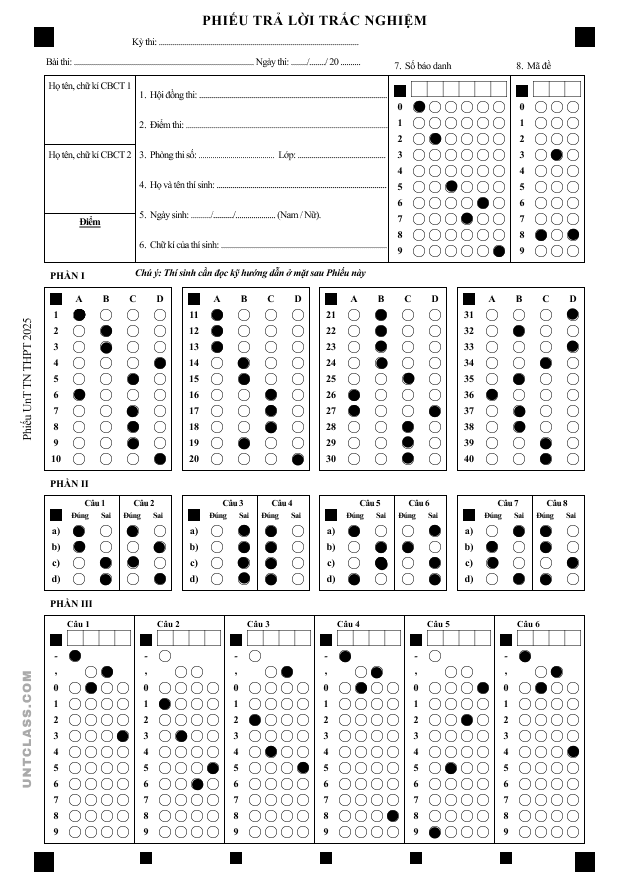
#> input picture demo_data/form2.png, 630 x 891 px, found by its file name
$ python process_image.py
#> lines starting #> are read from the running program, lines starting #| are printed output that depends on the picture; after the words box and inside, x2 and y2 are one past the last pixel; in counts of white or black regions, pixels touching at a corner belong together
### src/model.py
from tensorflow.keras.layers import Dense, Conv2D, MaxPooling2D, Dropout, Flatten
from tensorflow.keras.models import Sequential
from tensorflow.keras import optimizers
from tensorflow.keras.utils import to_categorical
from tensorflow.keras.callbacks import ReduceLROnPlateau, ModelCheckpoint

from pathlib import Path
import cv2
import numpy as np


class CNN_Model(object):
    def __init__(self, weight_path=None):
        self.weight_path = weight_path
        self.model = None

    def build_model(self, rt=False):
        self.model = Sequential()
        self.model.add(Conv2D(32, (3, 3), padding='same', activation='relu', input_shape=(28, 28, 1)))
        self.model.add(Conv2D(32, (3, 3), activation='relu'))
        self.model.add(MaxPooling2D(pool_size=(2, 2)))
        self.model.add(Dropout(0.25))

        self.model.add(Conv2D(64, (3, 3), padding='same', activation='relu'))
        self.model.add(Conv2D(64, (3, 3), activation='relu'))
        self.model.add(MaxPooling2D(pool_size=(2, 2)))
        self.model.add(Dropout(0.25))

        self.model.add(Conv2D(64, (3, 3), padding='same', activation='relu'))
        self.model.add(Conv2D(64, (3, 3), activation='relu'))
        self.model.add(MaxPooling2D(pool_size=(2, 2)))
        self.model.add(Dropout(0.25))

        self.model.add(Flatten())
        self.model.add(Dense(512, activation='relu'))
        self.model.add(Dropout(0.5))
        self.model.add(Dense(128, activation='relu'))
        self.model.add(Dropout(0.5))
        self.model.add(Dense(2, activation='softmax'))

        if self.weight_path is not None:
            self.model.load_weights(self.weight_path)

        if rt:
            return self.model
        return self.model


    # [49 lines left out: functions load_data, train, not called in this run]

### src/process_image.py
import os, sys
sys.path.append(os.path.abspath(os.path.join(os.path.dirname(__file__), "..", "..")))
import pandas as pd
import cv2
import imutils
from math import ceil
import numpy as np
from collections import defaultdict, OrderedDict
from src.model import CNN_Model


def get_x(s):
    return s[1][0]


def get_y(s):
    return s[1][1]


def get_h(s):
    return s[1][3]


def get_x_ver1(s):
    s = cv2.boundingRect(s)
    return s[0] * s[1]


def merge_overlapping_contours(contours):
    bounding_boxes = [cv2.boundingRect(c) for c in contours]
    merged_boxes = []

    for box in bounding_boxes:
        x, y, w, h = box
        merged = False
        for idx, merged_box in enumerate(merged_boxes):
            x_m, y_m, w_m, h_m = merged_box
            if not (x > x_m + w_m or x + w < x_m or y > y_m + h_m or y + h < y_m):  # Check overlap
                new_x = min(x, x_m)
                new_y = min(y, y_m)
                new_w = max(x + w, x_m + w_m) - new_x
                new_h = max(y + h, y_m + h_m) - new_y
                merged_boxes[idx] = (new_x, new_y, new_w, new_h)
                merged = True
                break
        if not merged:
            merged_boxes.append((x, y, w, h))

    return merged_boxes

def crop_image(img):
    gray_img = cv2.cvtColor(img, cv2.COLOR_BGR2GRAY)
    blurred = cv2.GaussianBlur(gray_img, (3, 3), 0)
    img_canny = cv2.Canny(blurred, 10, 50)

    cnts = cv2.findContours(img_canny.copy(), cv2.RETR_TREE, cv2.CHAIN_APPROX_SIMPLE)
    cnts = imutils.grab_contours(cnts)
    output = img.copy()
    cv2.drawContours(output, cnts, -1, (0, 255, 0), 2)
    cv2.imwrite("./results/all_contours.jpg", output)

    merged_boxes = merge_overlapping_contours(cnts)

    count = 0
    expected_destination = ""
    ans_blocks_pI = []
    ans_blocks_pII = []
    ans_blocks_pIII = []
    ans_blocks_sbd = []
    cau = 78
    p1 = 3
    for i, (x, y, w, h) in enumerate(merged_boxes):
        if  w * h > 1000:
            count += 1
            cropped = img[y:y + h, x:x + w]
            if count < 2:
                expected_destination = "./preprocessed_data/Part_III.jpg"
                ans_blocks_pIII.append(gray_img[y:y + h, x:x + w])
            elif count < 6:
                expected_destination = f"./preprocessed_data/Part_II_section_{cau}.jpg"
                ans_blocks_pII.append(gray_img[y:y + h, x:x + w])
                cau -=22
            elif count < 10 :
                expected_destination = f"./preprocessed_data/Part_I_section_{p1}.jpg"
                ans_blocks_pI.append(gray_img[y:y + h, x:x + w])
                p1 -= 1
            else:
                expected_destination = "./preprocessed_data/Part_0.jpg"
                ans_blocks_sbd.append(gray_img[y:y + h, x:x + w])
            cv2.imwrite(expected_destination, cropped)
            print(f"Saved cropped_{i}.jpg with size {w}x{h} and area {w * h}")

    ans_blocks_pI = ans_blocks_pI[::-1]
    ans_blocks_pII = ans_blocks_pII[::-1]
    return ans_blocks_pI, ans_blocks_pII, ans_blocks_pIII, ans_blocks_sbd


def process_ans_blocks(ans_blocks, part=1):
    list_answers = []
    if part == 1:
        x = 0
        for i, pic in enumerate(ans_blocks):
            x = 0
            new_pic = pic[ 20 : , : ]
            h = new_pic.shape[0]
            w = new_pic.shape[1]
            h_new = h // 10
            for j in range(10):
                cropped = new_pic[x: x + h_new, :]
                x += h_new
                list_answers.append(cropped)

    elif part == 2:
        x = 0
        for i, pic in enumerate(ans_blocks):
            x = 0
            new_pic = pic[ 27 : , : ]
            h = new_pic.shape[0]
            w = new_pic.shape[1]
            h_new = h // 4
            for j in range(4):
                cropped = new_pic[x: x + h_new, :]
                x += h_new
                list_answers.append(cropped)

    elif part == 3:
        x = 0
        y = 0
        for i, pic in enumerate(ans_blocks):
            w = pic.shape[1]
            new_w = w // 6
            x = 0
            y = 0
            for j in range(6):
                new_pic = pic[ 32: , y: y + new_w]
                new_pic = new_pic[: , 22:]
                w_new = new_pic.shape[1] // 4
                y2 = 0
                for k in range(4):
                    cropped = new_pic[:, y2:y2 + w_new]
                    y2 += w_new
                    list_answers.append(cropped)

                y += new_w
    elif part == 4:
        pic = ans_blocks[0]
        new_pic = pic[24: , 345 :]
        pic_sbd = new_pic[: , 20: new_pic.shape[1] - 76]
        w_new = pic_sbd.shape[1] // 6
        y = 0
        for i in range(6):
            cropped = pic_sbd[:, y: y + w_new]
            y += w_new
            list_answers.append(cropped)

    else:
        pic = ans_blocks[0]
        new_pic = pic[24: , 345 :]
        made_pic = new_pic[: , new_pic.shape[1]-56: new_pic.shape[1]-2]
        w_new = made_pic.shape[1] // 3
        y = 0
        for i in range(3):
            cropped = made_pic[: , y: y + w_new]
            y += w_new
            list_answers.append(cropped)

    return list_answers
def process_list_ans(list_answers, part = 1):
    if part == 1:
        buble_choice = []
        for i, pic in enumerate(list_answers):
            new_pic = pic[: , 24:]
            new_width = new_pic.shape[1] // 4
            y = 0
            for j in range(4):
                choice = new_pic[ : , y: y + new_width]
                choice = cv2.threshold(choice, 0, 255, cv2.THRESH_BINARY_INV | cv2.THRESH_OTSU)[1]
                choice = cv2.resize(choice, (28, 28), interpolation= cv2.INTER_AREA)
                choice = choice.reshape((28, 28, 1))
                y += new_width
                buble_choice.append(choice)

    elif part == 2:
        buble_choice = []
        for i, pic in enumerate(list_answers):
            new_pic = pic[: , 24:]
            new_width = new_pic.shape[1] // 4
            y = 0
            for j in range(4):
                choice = new_pic[ : , y: y + new_width]
                choice = cv2.threshold(choice, 0, 255, cv2.THRESH_BINARY_INV | cv2.THRESH_OTSU)[1]
                choice = cv2.resize(choice, (28, 28), interpolation= cv2.INTER_AREA)
                choice = choice.reshape((28, 28, 1))
                y += new_width
                buble_choice.append(choice)
    elif part == 3:
        buble_choice = []
        for i, pic in enumerate(list_answers):
            new_pic = pic
            new_height = new_pic.shape[0] // 12
            x = 0
            for j in range(12):
                choice = new_pic[ x : x + new_height, :]
                choice = cv2.threshold(choice, 0, 255, cv2.THRESH_BINARY_INV | cv2.THRESH_OTSU)[1]
                choice = cv2.resize(choice, (28, 28), interpolation= cv2.INTER_AREA)
                choice = choice.reshape((28, 28, 1))
                x += new_height
                buble_choice.append(choice)

    else:
        buble_choice = []
        for i, pic in enumerate(list_answers):
            new_pic = pic
            new_height = new_pic.shape[0] // 10
            x = 0
            for j in range(10):
                choice = new_pic[ x : x + new_height, :]
                choice = cv2.threshold(choice, 0, 255, cv2.THRESH_BINARY_INV | cv2.THRESH_OTSU)[1]
                choice = cv2.resize(choice, (28, 28), interpolation= cv2.INTER_AREA)
                choice = choice.reshape((28, 28, 1))
                x += new_height
                buble_choice.append(choice)

    return buble_choice
# [17 lines left out: functions map_answer_p1, map_answer_p2, not called in this run]

def map_answer_p3(idx):
    mapping_answer_circle = "-.0123456789"
    return mapping_answer_circle[idx%12]
def map_answer_sbd_and_made(idx):
    mapping_answer_circle = "0123456789"
    return mapping_answer_circle[idx%10]
def get_answers(list_answers, part = 1):
    if part == 1:
        results = defaultdict(list)
        model = CNN_Model('./src/weight.h5').build_model(rt=True)
        list_answers = np.array(list_answers)
        scores = model.predict_on_batch(list_answers / 255.0)
        for idx, score in enumerate(scores):
            question = idx // 4

            if score[1] > 0.9:
                chosed_answer = map_answer_p1(idx)
                results[question + 1].append(chosed_answer)
        return results
    elif part == 2:
        results = defaultdict(list)
        model = CNN_Model('./src/weight.h5').build_model(rt=True)
        list_answers = np.array(list_answers)
        scores = model.predict_on_batch(list_answers / 255.0)

        for idx, score in enumerate(scores):
            question = idx // 4
            if score[1] > 0.9:
                chosed_answer = map_answer_p2(idx)
                results[question + 1].append(chosed_answer)

        odd_questions, even_questions = [], []
        for key, val in results.items():
            odd_questions.append(val[0])
            even_questions.append(val[1])

        new_results = defaultdict(lambda: defaultdict(list))

        number, idx = 1, 0
        for i in range(len(odd_questions)):
            idx += 1
            if idx == 5:
                idx = 1
                number += 2
            type_question = ['a', 'b', 'c', 'd'][idx - 1]
            new_results[number][type_question].append(odd_questions[i])

        number, idx = 2, 0
        for i in range(len(even_questions)):
            idx += 1
            if idx == 5:
                idx = 1
                number += 2
            type_question = ['a', 'b', 'c', 'd'][idx - 1]
            new_results[number][type_question].append(even_questions[i])

        sorted_results = OrderedDict(sorted(new_results.items(), key=lambda x: x[0]))

        return sorted_results
    elif part == 3:
        results = defaultdict(list)
        model = CNN_Model('./src/weight.h5').build_model(rt=True)
        list_answers = np.array(list_answers)
        scores = model.predict_on_batch(list_answers / 255.0)
        for idx, score in enumerate(scores):
            question = idx // 12

            if score[1] > 0.9:
                chosed_answer = map_answer_p3(idx)
                results[question + 1].append(chosed_answer)
        start, end = 1, 5
        new_results = defaultdict(list)
        ans = ""
        for i in range(1, 7):
            ans=""
            for j in range(start, end):
                ans = ans + results[j][0]
            new_results[i].append(ans)
            start += 4
            end += 4
        return new_results
    elif part == 4:
        results = defaultdict(list)
        model = CNN_Model('./src/weight.h5').build_model(rt=True)
        list_answers = np.array(list_answers)
        scores = model.predict_on_batch(list_answers / 255.0)
        for idx, score in enumerate(scores):
            question = idx // 10

            if score[1] > 0.9:
                chosed_answer = map_answer_sbd_and_made(idx)
                results[question + 1].append(chosed_answer)

        return results

def get_full_answers(link_img):
    img = cv2.imread(link_img)
    cropped_blocksI, cropped_blocksII, cropped_blocksIII, cropped_blocks_sbd = crop_image(img)
    list_answers_pI = process_ans_blocks(cropped_blocksI, 1)
    list_answers_pII = process_ans_blocks(cropped_blocksII, 2)
    list_answers_pIII = process_ans_blocks(cropped_blocksIII, 3)
    list_answers_sbd = process_ans_blocks(cropped_blocks_sbd, 4)
    list_answers_made = process_ans_blocks(cropped_blocks_sbd, 5)

    list_answers_pI =process_list_ans(list_answers_pI, 1)
    list_answers_pII = process_list_ans(list_answers_pII, 2)
    list_answers_pIII = process_list_ans(list_answers_pIII, 3)
    list_answers_sbd = process_list_ans(list_answers_sbd, 4)
    list_answers_made = process_list_ans(list_answers_made, 4)

    answersI = get_answers(list_answers_pI, 1)
    answersII = get_answers(list_answers_pII, 2)
    answersIII = get_answers(list_answers_pIII, 3)
    answerssbd = get_answers(list_answers_sbd, 4)
    answersmade = get_answers(list_answers_made, 4)
    print(answersI)
    print(answersII)
    print(answersIII)

    return answersI, answersII, answersIII, answerssbd, answersmade


# [40 lines left out: functions grade_part1, grade_part2, grade_part3, not called in this run]

def main():
    p1, p2, p3, sbd, made = get_full_answers("./demo_data/form2.png")
#> in get_full_answers, img is the input picture: shape (891, 630, 3); min 0, max 255, mean 235.4
#> in crop_image, `img_canny = cv2.Canny(blurred, 10, 50)`:
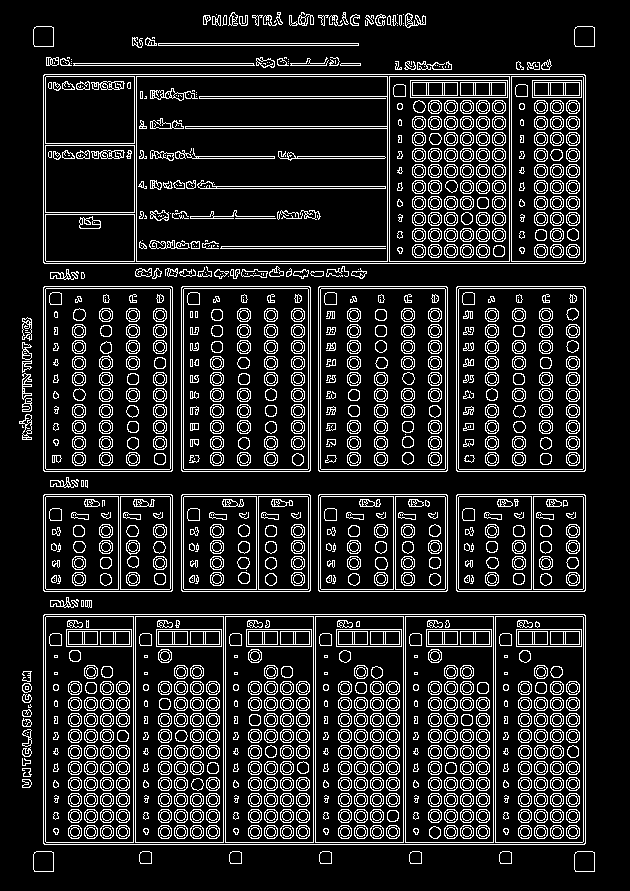
#> img_canny: shape (891, 630); 13.9% white in thin lines or dots, all inside (x1, y1, x2, y2) = (19, 12, 595, 872)
#> in crop_image, `cnts = cv2.findContours(img_canny.copy(), cv2.RETR_TREE, cv2.CHAIN_APP..`: cnts = 3247 contours, 564 with area under 20; largest, box (x1, y1, x2, y2) and area: (43, 614, 586, 845) 124658, (43, 614, 586, 845) 124652, (43, 74, 586, 264) 102436, (43, 74, 586, 264) 102430, (136, 76, 388, 262) 46435
#> in crop_image, `cv2.drawContours(output, cnts, -1, (0, 255, 0), 2)`:
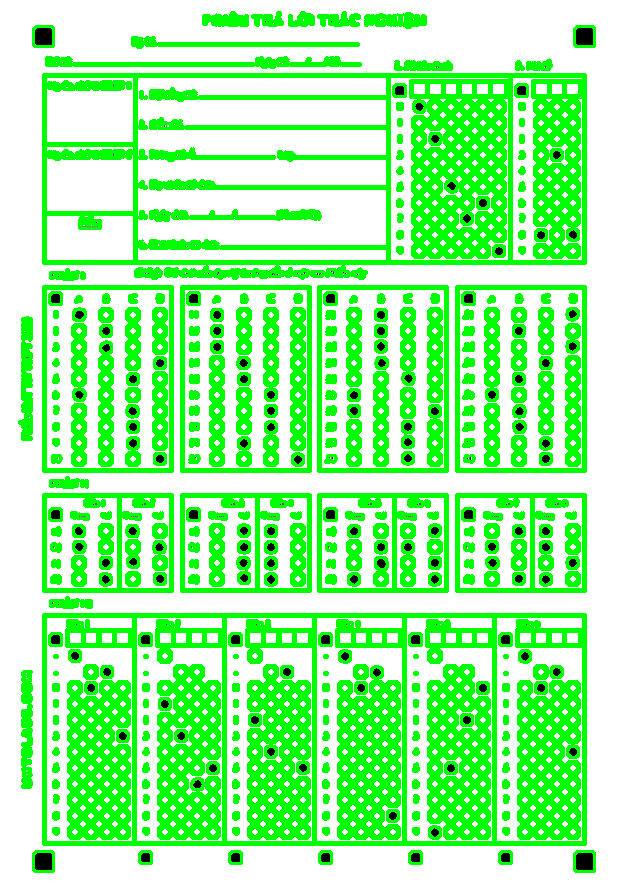
#> output: shape (891, 630, 3); mean B, G, R 156.2, 251.3, 156.2
#> in merge_overlapping_contours, `bounding_boxes = [cv2.boundingRect(c) for c in contours]`: bounding_boxes = 3247 items, first 6: (574, 851, 21, 21), (574, 851, 21, 21), (499, 851, 13, 13), (499, 851, 13, 13), (409, 851, 13, 13), (409, 851, 13, 13)
#> the loop in merge_overlapping_contours, `for box in bounding_boxes:` made 3247 passes
#> after the loop in merge_overlapping_contours, `for box in bounding_boxes:`: merged_boxes = 93 items, first 6: (574, 851, 21, 21), (499, 851, 13, 13), (409, 851, 13, 13), (319, 851, 13, 13), (229, 851, 13, 13), (139, 851, 13, 13)
#> the loop in crop_image, `for i, (x, y, w, h) in enumerate(merged_boxes):` made 93 passes
#> (x, y, w, h, expected_destination, p1) on passes 32 to 35: (456, 286, 130, 186, './preprocessed_data/Part_I_section_3.jpg', 2), (318, 286, 130, 186, './preprocessed_data/Part_I_section_2.jpg', 1), (181, 286, 130, 186, './preprocessed_data/Part_I_section_1.jpg', 0), (43, 286, 130, 186, './preprocessed_data/Part_I_section_0.jpg', -1)
#> (x, y, w, h, cau) on passes 22 to 25: (456, 494, 130, 98, 56), (318, 494, 130, 98, 34), (181, 494, 130, 98, 12), (43, 494, 130, 98, -10)
#| Saved cropped_17.jpg with size 543x231 and area 125433
#| Saved cropped_21.jpg with size 130x98 and area 12740
#| Saved cropped_22.jpg with size 130x98 and area 12740
#| Saved cropped_23.jpg with size 130x98 and area 12740
#| Saved cropped_24.jpg with size 130x98 and area 12740
#| Saved cropped_31.jpg with size 130x186 and area 24180
#| Saved cropped_32.jpg with size 130x186 and area 24180
#| Saved cropped_33.jpg with size 130x186 and area 24180
#> (further printed lines are left out)
#> after the loop in crop_image, `for i, (x, y, w, h) in enumerate(merged_boxes):`: ans_blocks_pI = 4 items; ans_blocks_pIII = 1 item; cau = -10; count = 10; p1 = -1
#> in get_full_answers, `cropped_blocksI, cropped_blocksII, cropped_blocksIII, cropped_blocks_s..`: cropped_blocksI = 4 items; cropped_blocksIII = 1 item
#> the loop in process_ans_blocks, `for i, pic in enumerate(ans_blocks):` made 4 passes
#> pass 1, in process_ans_blocks, `new_pic = pic[ 20 : , : ]`:
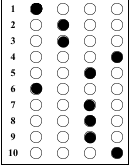
#> new_pic: shape (166, 130); min 0, max 255, mean 228.2
#> after the loop in process_ans_blocks, `for i, pic in enumerate(ans_blocks):`: list_answers = 40 items
#> the loop in process_ans_blocks (call 2), `for i, pic in enumerate(ans_blocks):` made 4 passes
#> pass 1, in process_ans_blocks (call 2), `new_pic = pic[ 27 : , : ]`:
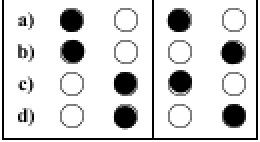
#> new_pic: shape (71, 130) (shown 2 times larger); min 0, max 255, mean 214.8
#> after the loop in process_ans_blocks (call 2), `for i, pic in enumerate(ans_blocks):`: list_answers = 16 items
#> in get_full_answers, `list_answers_pIII = process_ans_blocks(cropped_blocksIII, 3)`: list_answers_pIII = 24 items
#> call 4 of process_ans_blocks, with part = 4
#> in process_ans_blocks (call 4), `new_pic = pic[24: , 345 :]`:
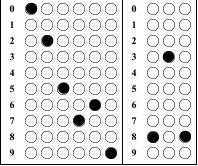
#> new_pic: shape (166, 198); min 0, max 255, mean 228.3
#> in process_ans_blocks (call 4), `pic_sbd = new_pic[: , 20: new_pic.shape[1] - 76]`:
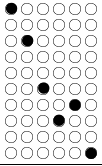
#> pic_sbd: shape (166, 102); min 0, max 255, mean 228.4
#> after the loop in process_ans_blocks (call 4), `for i in range(6):`: list_answers = 6 items; y = 102
#> in get_full_answers, `list_answers_sbd = process_ans_blocks(cropped_blocks_sbd, 4)`: list_answers_sbd = 6 items
#> in process_ans_blocks (call 5), `made_pic = new_pic[: , new_pic.shape[1]-56: new_pic.shape[1]-2]`:
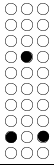
#> made_pic: shape (166, 54); min 0, max 255, mean 229.8
#> after the loop in process_ans_blocks (call 5), `for i in range(3):`: list_answers = 3 items; y = 54
#> in get_full_answers, `list_answers_made = process_ans_blocks(cropped_blocks_sbd, 5)`: list_answers_made = 3 items
#> the loop in process_list_ans, `for i, pic in enumerate(list_answers):` made 40 passes
#> after the loop in process_list_ans, `for i, pic in enumerate(list_answers):`: buble_choice = 160 items
#> the loop in process_list_ans (call 2), `for i, pic in enumerate(list_answers):` made 16 passes
    df = pd.read_csv("./demo_data/answer_key.csv")
    diemp1 = grade_part1(df, p1)
    diemp2 = grade_part2(df, p2)
    diemp3 = grade_part3(df, p3)
    sbd_str = ''.join([''.join(val) for val in sbd.values()])

    made_str = ''.join([''.join(val) for val in made.values()])

    img = cv2.imread("./demo_data/form2.png")
    cv2.putText(img, diemp1, (400, 280), cv2.FONT_HERSHEY_SIMPLEX,
            0.5, (0, 0, 255), 2, cv2.LINE_AA)
    cv2.putText(img, diemp2, (400, 490), cv2.FONT_HERSHEY_SIMPLEX,
            0.5, (0, 0, 255), 2, cv2.LINE_AA)
    cv2.putText(img, diemp3, (400, 610), cv2.FONT_HERSHEY_SIMPLEX,
            0.5, (0, 0, 255), 2, cv2.LINE_AA)
    cv2.putText(img, sbd_str, (420, 50), cv2.FONT_HERSHEY_SIMPLEX,
            0.5, (0, 0, 255), 2, cv2.LINE_AA)
    cv2.putText(img, made_str, (540, 50), cv2.FONT_HERSHEY_SIMPLEX,
            0.5, (0, 0, 255), 2, cv2.LINE_AA)
    cv2.imwrite("./results/score.jpg", img)

    cv2.imshow("Your score", img)
    cv2.waitKey(0)
    cv2.destroyAllWindows()
if __name__ == '__main__':
    main()
#> (the call stopped at in build_model, `self.model = Sequential()`: tensorflow is not available in this run)
